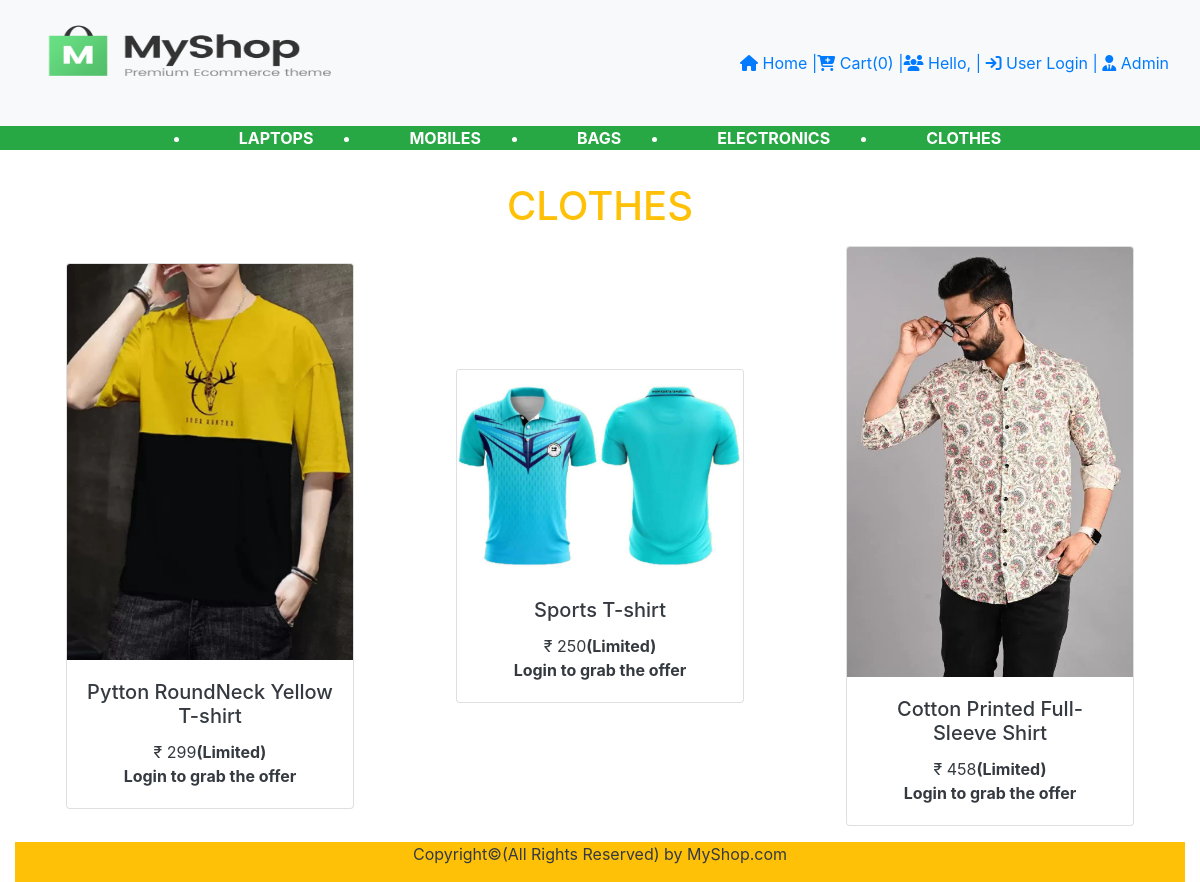
/User/Cart/CLOTHES.php, run on the app's committed database.
### tables this page shows
CREATE TABLE `tblproduct` (
  `Id` int(20) NOT NULL,
  `Pname` varchar(100) NOT NULL,
  `Pimage` varchar(200) NOT NULL,
  `Pprice` int(100) NOT NULL,
  `Pcategory` varchar(100) NOT NULL
);

### User/Cart/CLOTHES.php (the view, shortened to what this page needs)
<!DOCTYPE html>
<html lang="en">
<head>
    <link rel="stylesheet" href="https://cdn.jsdelivr.net/npm/bootstrap@4.6.1/dist/css/bootstrap.min.css">
 <link rel="stylesheet" href="https://use.fontawesome.com/releases/v5.7.0/css/all.css">
<link rel="stylesheet" href="https://cdnjs.cloudflare.com/ajax/libs/font-awesome/6.5.2/css/all.min.css"-->
</head>
<body>
<nav class="navbar navbar-light bg-light">
  <div class="container-fluid">
    <a class="navbar-brand"><img src ="../log.jpeg" alt ="image" height ="100" width="300"></a>
    <div class = "d-flex fs-6">
    <a href = "../../INDEX.php" class = "text-primary text-decoration-none pe-2"><i class="fa-solid fa-house"></i> Home  |</a>
    <a href = "" class = "text-primary text-decoration-none pe-2 "><i class="fa-solid fa-cart-plus"></i>  Cart(0) | </a>
     <span class = "text-primary pe-2 fs-6">
    <i class="fa-solid fa-users fs-6"></i> Hello, |
    <a href="../login.php" class ="text-primary text-decoration-none pe-2 "><i class="fa-solid fa-arrow-right-to-bracket fs-6"></i> User Login |</a>
    <a href="../../admin/form/login.php" class ="text-primary text-decoration-none pe-2 "><i class="fa-solid fa-user-tie fs-6"></i> Admin</a>
</span>
</nav>
 <div class ="font-arial bg-success">
<ul class="d-flex justify-content-center">
<li class="text-decoration-none text-white fw-bold px-5"><a href="LAPTOPS.php" class="text-white"><b>LAPTOPS</b></a></li>
<li class="text-decoration-none text-white fw-bold px-5"><a href="MOBILES.php" class="text-white"><b>MOBILES</b></a></li>
<li class="text-decoration-none text-white fw-bold px-5"><a href="BAGS.php" class="text-white"><b>BAGS</b></a></li>
<li class="text-decoration-none text-white fw-bold px-5"><a href="ELECTRONICS.php" class="text-white"><b>ELECTRONICS</b></a></li>
<li class="text-decoration-none text-white fw-bold px-5"><a href="CLOTHES.php" class="text-white"><b>CLOTHES</b></a></li>
</ul>
</div>
<div class="container-fluid">
<div class="col-md-12">
<div class="row">
<div class='container-fluid'>
<h1 class="text-warning font-monospace text-center my-3">CLOTHES</h1>
</div>
<?php
include '../config.php';
$Record = mysqli_query($con , "SELECT * FROM `tblproduct`");
while($row=mysqli_fetch_array($Record)){
  if($row['Pcategory']=='CLOTHES')
echo "
<div class='col-md-6 col-lg-4 m-auto mb-3'>
<div class='card m-auto' style='width: 18rem;'>
  <img class='card-img-top' src='../../admin/product/$row[Pimage]' alt='Card image cap'>
  <div class='card-body text-center'>
    <h5 class='card-title text-dark fs-4 fw-bold'>$row[Pname]</h5>
    <p class='card-text text-dark fs-10 fw-bold'>&#8377 $row[Pprice]<b>(Limited)<br>Login to grab the offer</b></p>
  </div>
</div>
</div>";
}
include '../footer.php';
?>

### User/footer.php (shortened to what this page needs)
<!DOCTYPE html>
<html lang="en">
<head>
    <link rel="stylesheet" href="https://cdn.jsdelivr.net/npm/bootstrap@4.6.1/dist/css/bootstrap.min.css">
 <link rel="stylesheet" href="https://use.fontawesome.com/releases/v5.7.0/css/all.css">
</head>
<body>
    <div class="container-fluid bg-warning text-center text-dark mt-3">
        <p>Copyright&#169(All Rights Reserved) by MyShop.com</p>
</div>
</body>
</html>

### data on the page
tblproduct: Pimage (picture), Pname "Pytton RoundNeck Yellow T-shirt", Pprice "299"
tblproduct: Pimage (picture), Pname "Sports T-shirt", Pprice "250"
tblproduct: Pimage (picture), Pname "Cotton Printed Full-Sleeve Shirt", Pprice "458"
